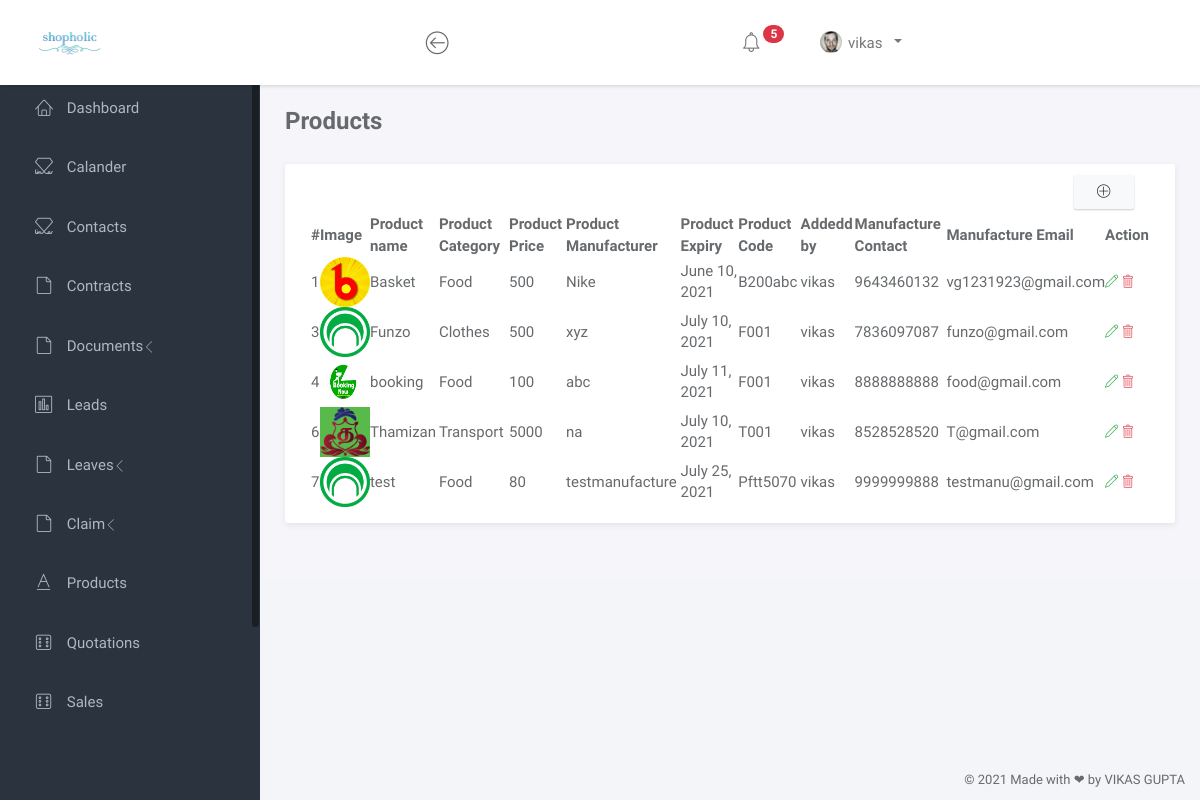
/products (signed in), run on the app's committed database.
### shopping/models.py (models this page shows, shortened)
class Product(models.Model):
    product_image = models.ImageField(upload_to='images/product', blank=True, null=True)
    product_name = models.CharField(max_length=200)
    product_category = models.CharField(max_length=200)
    height = models.IntegerField()
    width = models.IntegerField()
    product_weight = models.IntegerField()
    product_color = models.CharField(max_length=200)
    product_description = models.TextField()
    product_price = models.IntegerField()
    product_manufacture = models.CharField(max_length=200)
    expirydate = models.DateField()
    manufacture_price = models.IntegerField()
    product_code = models.CharField(max_length=200)
    product_warranty = models.IntegerField()
    query_contact = models.IntegerField()
    product_gurantee = models.IntegerField()
    query_email = models.EmailField()
    addedby = models.ForeignKey(User, on_delete=models.DO_NOTHING)

### shopping/views.py (the view)
# urls.py: path('products', views.products, name="products"),
@login_required(login_url='login')
def products(request):
    context = {}
    context["data"] = Product.objects.all()
    return render(request, "User/product/products.html", context)

### shopping/templates/User/product/products.html
{% load static %}
{% include 'User/head.html' %}
		<div class="main">
			<div class="main-content">
				<div class="container-fluid">
					<div class="row">
						<div class="col-sm"><h3 class="page-title"><b>Products</b></h3></div>
						<div class="col-sm">
						</div>
					</div>
					<div class="panel panel-headline">
						<div class="panel-body">
							<div class="col text-right mb-2">
								<a href="addproduct" class="btn btn-light" ><i class="lnr lnr-plus-circle"></i></a>
							</div>
							<div class="table-responsive">
								<table id="example" class="display nowrap" style="width:100%">
									<thead>
										<tr>
											<th>#</th>
											<th>Image</th>
											<th>Product name</th>
											<th>Product Category</th>
											<th>Product Price</th>
											<th>Product Manufacturer</th>
											<th>Product Expiry</th>
											<th>Product Code</th>
											<th>Addedd by</th>
											<th>Manufacture Contact</th>
											<th>Manufacture Email</th>
											<th>Action</th>
										</tr>
									</thead>
									<tbody>
										{% for da in data %}
										<tr>
											<td>{{ da.id }}</td>
											<td><img src="media/{{ da.product_image }}" height="50" width="50" ></td>
											<td>{{ da.product_name }}</td>
											<td>{{ da.product_category }}</td>
											<td>{{ da.product_price }}</td>
											<td>{{ da.product_manufacture }}</td>
											<td>{{ da.expirydate }}</td>
											<td>{{ da.product_code }}</td>
											<td>{{ da.addedby }}</td>
											<td>{{ da.query_contact }}</td>
											<td>{{ da.query_email }}</td>
											<td>
												<a class="link" href="editproduct/{{ da.id }}">
													<span class="lnr lnr-pencil text-success"></span>
												</a>
												<a class="link" onclick="return confirm('Are you sure you want to delete this Product ?');" href="deleteproduct/{{ da.id }}">
													<span class="lnr lnr-trash text-danger"></span>
												</a>
											</td>
										</tr>
										{% endfor %}
									</tbody>
								</table>
							</div>
						</div>
					</div>
				</div>
			</div>
		</div>
{% include 'User/foot2.html' %}

### shopping/templates/User/head.html (shortened to what this page needs)
{% load static %}
<!doctype html>
<html lang="en">
<head>
	<link rel="stylesheet" href="https://maxcdn.bootstrapcdn.com/bootstrap/4.0.0/css/bootstrap.min.css">
	<link rel="stylesheet" href="{% static 'vendor/bootstrap/css/bootstrap.min.css' %}">
	<link rel="stylesheet" href="{% static 'vendor/font-awesome/css/font-awesome.min.css' %}">
	<link rel="stylesheet" href="{% static 'vendor/linearicons/style.css' %}">
	<link rel="stylesheet" href="{% static 'css/main.css' %}">
	<link rel="stylesheet" type="text/css" href="https://cdn.datatables.net/1.10.24/css/jquery.dataTables.css">
    <link href="{% static 'node_modules/fullcalendar/main.css' %}" rel='stylesheet' />
</head>
<body>
	<div id="wrapper">
		<nav class="navbar navbar-default navbar-expand-lg navbar-fixed-top">
			<div class="brand">
				<a href="home"><img src="{% static 'images/img/mylogo.png' %}" width="70" alt="shopholic Logo" class="img-responsive logo"></a>
			</div>
			<div class="container-fluid">
				<div class="navbar-btn">
					<button type="button" class="btn-toggle-fullwidth"><i class="lnr lnr-arrow-left-circle"></i></button>
				</div>
				<div id="navbar-menu">
					<ul class="nav navbar-nav navbar-right">
						<li class="dropdown">
							<a href="#" class="dropdown-toggle icon-menu" data-toggle="dropdown">
								<i class="lnr lnr-alarm"></i>
								<span class="badge bg-danger">5</span>
							</a>
						</li>
						<li class="dropdown">
							<a href="#" class="dropdown-toggle" data-toggle="dropdown"><img src="{% static 'images/img/user.png' %}" class="img-circle" alt="Avatar"> <span>{{ user.get_username }}</span>&ensp;</a>
						</li>
					</ul>
				</div>
			</div>
		</nav>
		<div id="sidebar-nav" class="sidebar">
			<div class="sidebar-scroll">
				<nav>
					<ul class="nav">
						<li><a href="home" class=""><i class="lnr lnr-home"></i> <span>Dashboard</span></a></li>
						<li><a href="calander" class=""><i class="lnr lnr-linearicons"></i> <span>Calander</span></a></li>
						<li><a href="contact" class=""><i class="lnr lnr-linearicons"></i> <span>Contacts</span></a></li>
						<li><a href="contracts" class=""><i class="lnr lnr-file-empty"></i> <span>Contracts</span></a></li>
						<li>
							<a href="#subPages2" data-toggle="collapse" class="collapsed"><i class="lnr lnr-file-empty"></i> <span>Documents</span> <i class="icon-submenu lnr lnr-chevron-left"></i></a>
						</li>
						<li><a href="lead" class=""><i class="lnr lnr-chart-bars"></i> <span>Leads</span></a></li>
						<li>
							<a href="#subPages3" data-toggle="collapse" class="collapsed"><i class="lnr lnr-file-empty"></i> <span>Leaves</span> <i class="icon-submenu lnr lnr-chevron-left"></i></a>
						</li>
						<li>
							<a href="#subPages4" data-toggle="collapse" class="collapsed"><i class="lnr lnr-file-empty"></i> <span>Claim</span> <i class="icon-submenu lnr lnr-chevron-left"></i></a>
						</li>
						<li><a href="products" class=""><i class="lnr lnr-text-format"></i> <span>Products</span></a></li>
						<li><a href="quotation" class=""><i class="lnr lnr-dice"></i> <span>Quotations</span></a></li>
						<li><a href="sales" class=""><i class="lnr lnr-dice"></i> <span>Sales</span>&emsp;</a></li>
					</ul>
				</nav>
			</div>
		</div>

### shopping/static/css/main.css (style rules this page uses)
html { position: relative; min-height: 100%; }
body { background-color: #F3F5F8; font-family: "Source Sans Pro", sans-serif; font-size: 15px; color: #676a6d; }
a { color: #3287B2; }
th { font-weight: 600; }
.page-title { margin-top: 0; margin-bottom: 30px; font-weight: 300; }
#wrapper .sidebar { -webkit-transition: all 0.3s ease-in-out; -moz-transition: all 0.3s ease-in-out; -ms-transition: all 0.3s ease-in-out; -o-transition: all 0.3s ease-in-out; transition: all 0.3s ease-in-out; width: 260px; height: 100%; float: left; background-color: #2B333E; position: fixed; left: 0; }
#wrapper .main { -webkit-transition: all 0.3s ease-in-out; -moz-transition: all 0.3s ease-in-out; -ms-transition: all 0.3s ease-in-out; -o-transition: all 0.3s ease-in-out; transition: all 0.3s ease-in-out; width: calc(100% - 260px); left: 0; position: relative; float: right; background-color: #f5f5fa; }
#wrapper #sidebar-nav, #wrapper .main { padding-top: 80px; }
.main-content { padding: 28px 10px; }
.navbar-default { -webkit-transition: all 0.3s ease-in-out; -moz-transition: all 0.3s ease-in-out; -ms-transition: all 0.3s ease-in-out; -o-transition: all 0.3s ease-in-out; transition: all 0.3s ease-in-out; -moz-box-shadow: 1px 2px 3px rgba(0, 0, 0, 0.1); -webkit-box-shadow: 1px 2px 3px rgba(0, 0, 0, 0.1); box-shadow: 1px 2px 3px rgba(0, 0, 0, 0.1); -webkit-border-radius: 0; -moz-border-radius: 0; border-radius: 0; padding: 0; margin: 0; border: none; background-color: #fff; }
.navbar-default .brand { float: left; padding: 30px 39px; background-color: #fff; }
.navbar-btn { float: left; padding: 16px 0; }
.navbar-btn button { font-size: 24px; padding: 4px 8px; line-height: .7; border: none; background: none; outline: none; }
.navbar-nav .icon-menu { display: inline-block; vertical-align: middle; *vertical-align: auto; *zoom: 1; *display: inline; padding-top: 28px; padding-bottom: 28px; position: relative; }
.navbar-nav .icon-menu .badge { position: absolute; top: 22px; right: 16px; }
.navbar-nav > li > a { padding: 28px 20px; }
.navbar-nav > li > a > i { font-size: 22px; margin-right: 2px; vertical-align: middle; }
.navbar-nav > li > a > span { position: relative; top: 2px; }
.navbar-nav > li > a img { width: 22px; margin-right: 2px; }
@media screen and (min-width: 768px) { .navbar-nav.navbar-right { margin-right: 0; } }
.sidebar { z-index: 9; }
.sidebar .nav > li > a { padding: 18px 30px; color: #AEB7C2; border-left: 5px solid transparent; }
.sidebar .nav > li > a[data-toggle="collapse"] .icon-submenu { display: inline-block; vertical-align: middle; *vertical-align: auto; *zoom: 1; *display: inline; -webkit-transition: all 0.2s ease-out; -moz-transition: all 0.2s ease-out; -ms-transition: all 0.2s ease-out; -o-transition: all 0.2s ease-out; transition: all 0.2s ease-out; float: right; position: relative; top: 5px; font-size: 12px; line-height: 1.1; -moz-transform: rotate(-90deg); -ms-transform: rotate(-90deg); -webkit-transform: rotate(-90deg); transform: rotate(-90deg); }
.sidebar .nav > li > a[data-toggle="collapse"].collapsed .icon-submenu { -moz-transform: rotate(0deg); -ms-transform: rotate(0deg); -webkit-transform: rotate(0deg); transform: rotate(0deg); }
.sidebar .nav i { margin-right: 10px; font-size: 18px; }
.sidebar .nav span { -webkit-transition: all 0.3s ease-in-out; -moz-transition: all 0.3s ease-in-out; -ms-transition: all 0.3s ease-in-out; -o-transition: all 0.3s ease-in-out; transition: all 0.3s ease-in-out; position: relative; top: -2px; }
.text-success { color: #41B314; }
.text-danger { color: #F9354C; }
.btn { -webkit-border-radius: 2px; -moz-border-radius: 2px; border-radius: 2px; -moz-box-shadow: 0px 1px 2px 0 rgba(0, 0, 0, 0.2); -webkit-box-shadow: 0px 1px 2px 0 rgba(0, 0, 0, 0.2); box-shadow: 0px 1px 2px 0 rgba(0, 0, 0, 0.2); padding: 6px 22px; }
.panel { -webkit-border-radius: 3px; -moz-border-radius: 3px; border-radius: 3px; -moz-box-shadow: 0 2px 6px rgba(0, 0, 0, 0.08); -webkit-box-shadow: 0 2px 6px rgba(0, 0, 0, 0.08); box-shadow: 0 2px 6px rgba(0, 0, 0, 0.08); background-color: #fff; margin-bottom: 30px; }
.panel .panel-heading, .panel .panel-body, .panel .panel-footer { padding-left: 25px; padding-right: 25px; }
.panel .panel-body { padding-top: 10px; padding-bottom: 15px; }
.bg-danger { background-color: #F9354C; }

### shopping/templates/User/head.html (style rules this page uses)
.link .lnr { font-size: small; }

### data on the page
Product: id "1", product_image (picture), product_name "Basket", product_category "Food", product_price "500", product_manufacture "Nike", expirydate "June 10, 2021", product_code "B200abc", addedby "vikas", query_contact "9643460132", query_email "vg1231923@gmail.com"
Product: id "3", product_image (picture), product_name "Funzo", product_category "Clothes", product_price "500", product_manufacture "xyz", expirydate "July 10, 2021", product_code "F001", addedby "vikas", query_contact "7836097087", query_email "funzo@gmail.com"
Product: id "4", product_image (picture), product_name "booking", product_category "Food", product_price "100", product_manufacture "abc", expirydate "July 11, 2021", product_code "F001", addedby "vikas", query_contact "8888888888", query_email "food@gmail.com"
Product: id "6", product_image (picture), product_name "Thamizan", product_category "Transport", product_price "5000", product_manufacture "na", expirydate "July 10, 2021", product_code "T001", addedby "vikas", query_contact "8528528520", query_email "T@gmail.com"
Product: id "7", product_image (picture), product_name "test", product_category "Food", product_price "80", product_manufacture "testmanufacture", expirydate "July 25, 2021", product_code "Pftt5070", addedby "vikas", query_contact "9999999888", query_email "testmanu@gmail.com"

### other printed values
{{ user.get_username }} "vikas"
